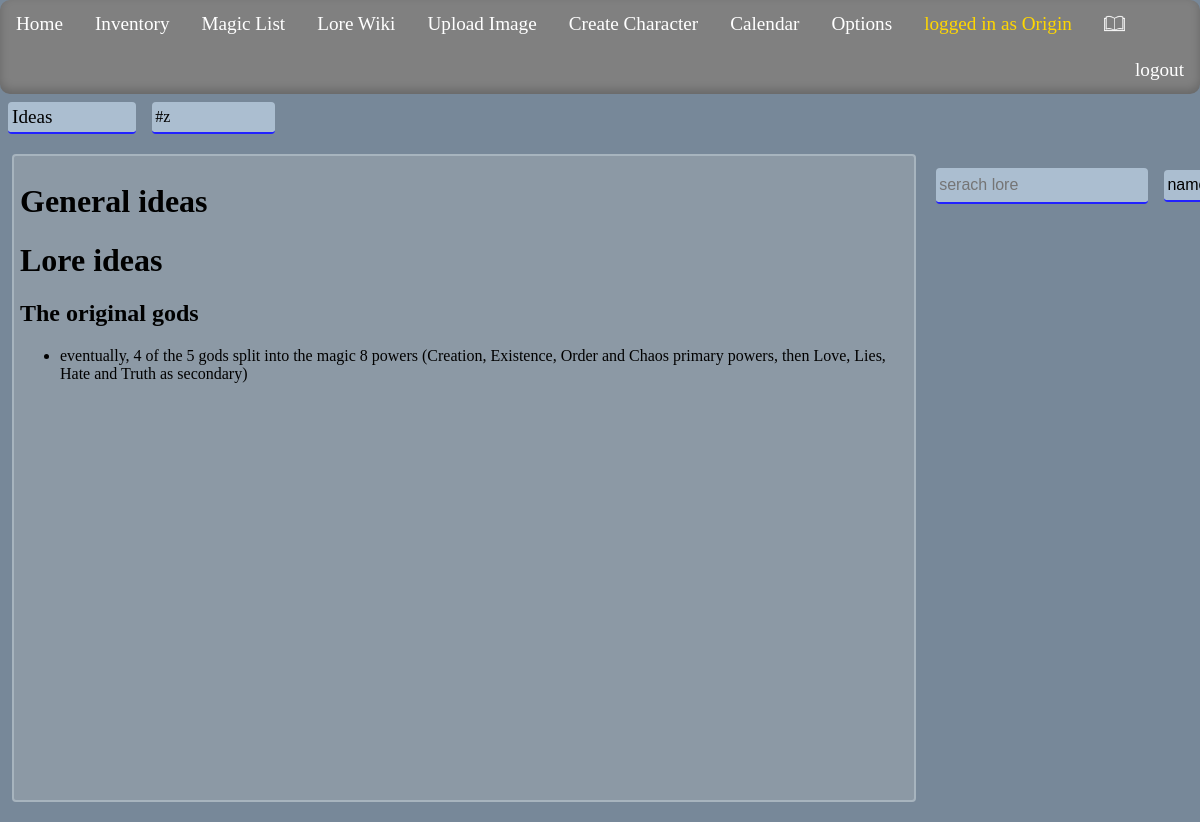
Page /wiki.php?s=Ideas (signed in) on the committed database.
### tables this page shows
CREATE TABLE IF NOT EXISTS `wiki` (
  `id` INT UNSIGNED NOT NULL AUTO_INCREMENT,
  `name` VARCHAR(255) NOT NULL,
  `content` MEDIUMTEXT NULL,
  `tags` VARCHAR(350) NOT NULL DEFAULT '#unfinished',
  `access` TINYINT UNSIGNED NOT NULL DEFAULT 1,
  `exceptions` VARCHAR(50) NULL,
  PRIMARY KEY (`id`, `name`),
  UNIQUE INDEX `id_UNIQUE` (`id` ASC),
  UNIQUE INDEX `name_UNIQUE` (`name` ASC));

### www/wiki.php (the view, shortened to what this page needs)
<?php
require "php/header.php";
?>
</head>
<body id="all">
    <?php require "php/navbar.php";?>
    <div id="wiki-data">
        <?php
            require "php/dbconnect.php";
            if(isset($_GET['s'])){
                $searched_lore = $_GET['s'];
            }else{
                $searched_lore = "KDnD";
            }
            $sql = "SELECT * FROM `wiki` WHERE `name`='".$searched_lore."';";
            $result = $conn->query($sql);
            if($result->num_rows > 0){
                $row = $result->fetch_assoc();
            }
            if(isset($row)){
                if($_SESSION['role'] == 1 && $_SESSION['edit-mode'] == 1){
                    echo "<span id='wiki-id' style='display:none;'>".$row['id']."</span>";
                    echo '<input type="text" id="wiki-name" class="wiki-text-field" value="'.$row['name'].'">';
                    echo "<input type='text' id='wiki-tags' class='wiki-text-field' value='".$row['tags']."'>";
                    echo "<select id='wiki-access' class='wiki-text-field'>";
                        $sql = "SELECT * FROM `role` ORDER BY id";
                        $result = $conn->query($sql);
                        while($raw = $result->fetch_assoc()){
                            echo '<option value="'.$raw['id'].'"';
                            if($raw['id'] == $row['access']){
                                echo ' selected';
                            }
                            echo '>'.$raw['name'].'</option>';
                        }
                    echo "</select>";
                    echo "<input type='text' id='wiki-exceptions' class='wiki-text-field' value='".$row['exceptions']."'>";
                    echo '<button id="wiki-save-button" class="wiki-text-field" onclick="edit_wiki()">save</button>';
                    echo '<a id="wiki-new-button" class="wiki-text-field" href="?s=">+</a>';
                }else{
                    echo '<span id="wiki-name" class="wiki-text-field">'.$row['name'].'</span>';
                    echo "<span id='wiki-tags' class='wiki-text-field' title='".$row['tags']."'>".$row['tags']."</span>";
                }
            }
        ?>
    </div>
    <div id="wiki">
        <div id="wiki-content">
            <?php
                if(isset($row)){
                    $spoiler = 0;
                    if($_SESSION['role'] == 1 && $_SESSION['edit-mode'] == 1){
                        echo "<textarea id='wiki-content-edit'>".$row['content']."</textarea>";
                    }elseif($spoiler == 0){
                        echo $row['content'];
                    }
                }else{
                    if($_SESSION['role'] == 1 && $_SESSION['edit-mode'] == 1){
                        echo "<textarea id='wiki-content-edit'></textarea>";
                    }else{
                        echo "something went wrong (search failed, the lore doesnt exist or it has spoilers o_o)";
                    }
                }
            ?>
        </div>
        <div id="lore-list-container">
            <div id="lore-search-box">
                <input type="text" placeholder="serach lore" id="search-lore-input" class='wiki-text-field'>
                <button id="search-lore-type-button" class='wiki-text-field' onclick="switch_button()">name</button>
            </div>
            <div id="lore-list"></div>
        </div>
    </div>
</body>
</html>

### www/css/style.css (style rules this page uses)
* { -webkit-user-select: none; -ms-user-select: none; user-select: none; -ms-overflow-style: none; scrollbar-width: none; }
body { padding: 0px; margin: 0px; height: 100vh; background-color: lightslategray; }
#all { max-width: 100vw; max-height: 100vh; height: 100vh; }
#wiki-data { position: relative; display: flex; width: 100vw; height: 3rem; }
.wiki-text-field { margin: 0.5rem; padding-left: 0.2rem; font-size: 1rem; display: flex; justify-content: left; align-items: center; text-align: left; border: none; border-bottom: 2px solid #2222ff; background-color: rgba(217, 237, 255, 0.54); border-radius: 4px; color: black; transition: all 0.1s ease; }
#wiki-name { font-size: 1.2rem; min-width: 10vw; width: fit-content; max-width: 20vw; padding-left: 4px; padding-right: 4px; }
#wiki-tags { width: 10vw; overflow: hidden; word-break: keep-all; }
#wiki { display: flex; height: 85%; }
#wiki-content { background-color: rgba(161, 171, 179, 0.505); height: 93%; width: 74%; margin-top: 1%; margin-left: 1%; word-wrap: break-word; white-space: normal; overflow-wrap: anywhere; overflow-x: hidden; overflow-y: auto; border-radius: 4px; border: 2px rgba(193, 205, 214, 0.505) solid; padding: 0.5%; }
#lore-list-container { position: relative; height: 95%; width: 22%; margin-top: 1%; margin-left: 1%; }
#lore-search-box { display: flex; justify-content: left; align-items: center; height: 10%; }
#lore-search-box * { height: 2rem; }
#lore-list { display: flex; flex-direction: column; height: 90%; overflow-x: hidden; overflow-y: auto; }

### rows in the picture
wiki: name "Ideas", tags "#z", content "General ideas Lore ideas The original gods eventually, 4 of the 5 gods split into the magic 8 powers (Creation, Existence, Order and Chaos primary powers, then Love, Lies, Hate and Truth as secondary)"

### other values in the picture
$_SESSION['cname'] "Origin"
